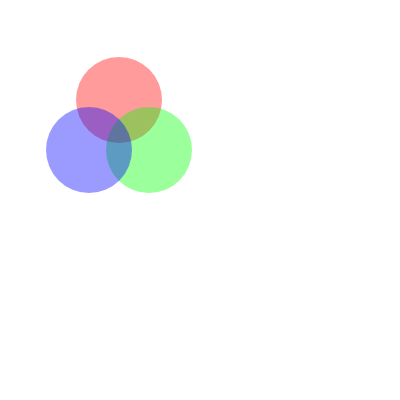
Frame 1 (no input)
Frame 60 (no input): identical to frame 1, image omitted
Frame 120 (the mouse pressed at the canvas centre since frame 60): identical to frame 1, image omitted

The p5.js sketch that drew this single still picture (run headless with seeded random() and noise() and a simulated clock; from frame 60 on, the mouse is pressed at the canvas centre):

// p5.js sketch
// ── sketch.js
function setup() {
  createCanvas(400, 400);
}

function draw() {
  background(255);
  
  //Red
  noStroke();
  c = color(255, 0, 0, 100);
  fill(c);
  circle(119, 100, 86);
  
  //Green
  c = color(0, 255, 0, 100);
  fill(c);
  circle(149, 150, 86);
  
  // Blue
  c = color(0, 0, 255, 100);
  fill(c);
  circle(89, 150, 86);

}
